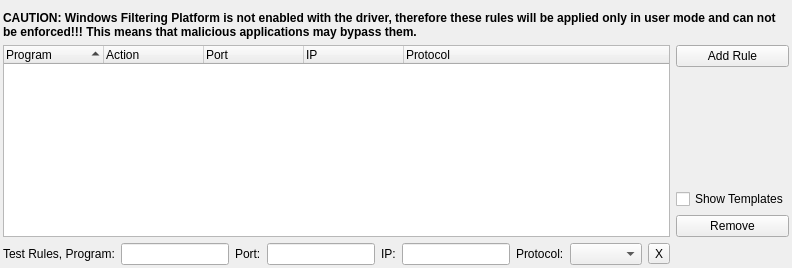
           <widget class="QWidget" name="tabNetFw">
            <attribute name="title">
             <string>Network Firewall</string>
            </attribute>
            <layout class="QGridLayout" name="gridLayout_48">
             <property name="leftMargin">
              <number>3</number>
             </property>
             <property name="rightMargin">
              <number>3</number>
             </property>
             <property name="bottomMargin">
              <number>3</number>
             </property>
             <item row="0" column="0">
              <layout class="QGridLayout" name="gridLayout_47">
               <item row="2" column="1">
                <spacer name="verticalSpacer_23">
                 <property name="orientation">
                  <enum>Qt::Vertical</enum>
                 </property>
                 <property name="sizeHint" stdset="0">
                  <size>
                   <width>20</width>
                   <height>40</height>
                  </size>
                 </property>
                </spacer>
               </item>
               <item row="5" column="0">
                <layout class="QHBoxLayout" name="horizontalLayout_3">
                 <item>
                  <widget class="QLabel" name="label_48">
                   <property name="text">
                    <string>Test Rules, Program:</string>
                   </property>
                   <property name="buddy">
                    <cstring>txtProgFwTest</cstring>
                   </property>
                  </widget>
                 </item>
                 <item>
                  <widget class="QLineEdit" name="txtProgFwTest"/>
                 </item>
                 <item>
                  <widget class="QLabel" name="label_49">
                   <property name="text">
                    <string>Port:</string>
                   </property>
                   <property name="buddy">
                    <cstring>txtPortFwTest</cstring>
                   </property>
                  </widget>
                 </item>
                 <item>
                  <widget class="QLineEdit" name="txtPortFwTest"/>
                 </item>
                 <item>
                  <widget class="QLabel" name="label_50">
                   <property name="text">
                    <string>IP:</string>
                   </property>
                   <property name="buddy">
                    <cstring>txtIPFwTest</cstring>
                   </property>
                  </widget>
                 </item>
                 <item>
                  <widget class="QLineEdit" name="txtIPFwTest"/>
                 </item>
                 <item>
                  <widget class="QLabel" name="label_51">
                   <property name="text">
                    <string>Protocol:</string>
                   </property>
                   <property name="buddy">
                    <cstring>cmbProtFwTest</cstring>
                   </property>
                  </widget>
                 </item>
                 <item>
                  <widget class="QComboBox" name="cmbProtFwTest"/>
                 </item>
                 <item>
                  <widget class="QToolButton" name="btnClearFwTest">
                   <property name="text">
                    <string>X</string>
                   </property>
                  </widget>
                 </item>
                </layout>
               </item>
               <item row="4" column="1">
                <widget class="QPushButton" name="btnDelFwRule">
                 <property name="text">
                  <string>Remove</string>
                 </property>
                </widget>
               </item>
               <item row="1" column="1">
                <widget class="QPushButton" name="btnAddFwRule">
                 <property name="text">
                  <string>Add Rule</string>
                 </property>
                </widget>
               </item>
               <item row="1" column="0" rowspan="4">
                <widget class="QTreeWidget" name="treeNetFw">
                 <property name="sortingEnabled">
                  <bool>true</bool>
                 </property>
                 <column>
                  <property name="text">
                   <string>Program</string>
                  </property>
                 </column>
                 <column>
                  <property name="text">
                   <string>Action</string>
                  </property>
                 </column>
                 <column>
                  <property name="text">
                   <string>Port</string>
                  </property>
                 </column>
                 <column>
                  <property name="text">
                   <string>IP</string>
                  </property>
                 </column>
                 <column>
                  <property name="text">
                   <string>Protocol</string>
                  </property>
                 </column>
                </widget>
               </item>
               <item row="3" column="1">
                <widget class="QCheckBox" name="chkShowNetFwTmpl">
                 <property name="text">
                  <string>Show Templates</string>
                 </property>
                </widget>
               </item>
               <item row="0" column="0" colspan="2">
                <widget class="QLabel" name="lblNoWfp">
                 <property name="font">
                  <font>
                   <bold>true</bold>
                   <kerning>true</kerning>
                  </font>
                 </property>
                 <property name="text">
                  <string>CAUTION: Windows Filtering Platform is not enabled with the driver, therefore these rules will be applied only in user mode and can not be enforced!!! This means that malicious applications may bypass them.</string>
                 </property>
                 <property name="wordWrap">
                  <bool>true</bool>
                 </property>
                </widget>
               </item>
              </layout>
             </item>
            </layout>
           </widget>
